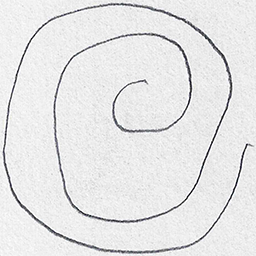
#> input picture Dataset/drawings/spiral/testing/healthy/V01HE01.png, 256 x 256 px, found by its file name
$ python PD_realtime.py
#> lines starting #> are read from the running program, lines starting #| are printed output that depends on the picture; after the words box and inside, x2 and y2 are one past the last pixel; in counts of white or black regions, pixels touching at a corner belong together; pictures that were not available may be replaced by others from this repository, and a replacement may not be noted
import os
import cv2
import numpy as np
from sklearn.ensemble import RandomForestClassifier
from sklearn.linear_model import LogisticRegression
from sklearn.model_selection import cross_val_score
from sklearn.preprocessing import LabelEncoder
from skimage import feature
from skimage.feature import local_binary_pattern
from sklearn.metrics import classification_report, confusion_matrix
from sklearn.model_selection import GridSearchCV
from sklearn.ensemble import StackingClassifier, VotingClassifier
from sklearn.utils import shuffle
from sklearn.model_selection import StratifiedKFold

def detect_paper(image):
    """
    Detects a rectangular paper-like object in the image.

    Args:
        image (numpy.ndarray): Input image.

    Returns:
        list: Coordinates of the four corners of the detected paper, or None if not found.
    """
    # Convert to grayscale
    gray = cv2.cvtColor(image, cv2.COLOR_BGR2GRAY)

    # Apply GaussianBlur
    blurred = cv2.GaussianBlur(gray, (5, 5), 0)

    # Edge detection using Canny
    edges = cv2.Canny(blurred, 50, 150)

    # Find contours
    contours, _ = cv2.findContours(edges, cv2.RETR_EXTERNAL, cv2.CHAIN_APPROX_SIMPLE)

    # Iterate through contours to find a quadrilateral
    for contour in contours:
        # Filter small contours
        if cv2.contourArea(contour) < 1000:
            continue

        perimeter = cv2.arcLength(contour, True)
        approx = cv2.approxPolyDP(contour, 0.02 * perimeter, True)

        # Check if the contour has four vertices and is convex
        if len(approx) == 4 and cv2.isContourConvex(approx):
            return approx.reshape(4, 2)

    return None


def apply_perspective_transform(image, corners):
    """
    Applies a perspective transform to extract the paper region from the image
    based on the detected paper's corners.

    Args:
        image (numpy.ndarray): Input image.
        corners (list): Coordinates of the four corners of the paper.

    Returns:
        numpy.ndarray: Warped image with the paper region, or None if failed.
    """
    # Order the corners to consistently define the paper
    corners = sorted(corners, key=lambda x: (x[1], x[0]))
    top_left, top_right = sorted(corners[:2], key=lambda x: x[0])
    bottom_left, bottom_right = sorted(corners[2:], key=lambda x: x[0])
    ordered_corners = np.array([top_left, top_right, bottom_right, bottom_left], dtype='float32')

    # Compute width and height of the paper
    width_top = np.linalg.norm(top_right - top_left)
    width_bottom = np.linalg.norm(bottom_right - bottom_left)
    height_left = np.linalg.norm(top_left - bottom_left)
    height_right = np.linalg.norm(top_right - bottom_right)

    max_width = int(max(width_top, width_bottom))
    max_height = int(max(height_left, height_right))

    # Destination points for the perspective transform
    dst = np.array([
        [0, 0],
        [max_width - 1, 0],
        [max_width - 1, max_height - 1],
        [0, max_height - 1]
    ], dtype='float32')

    # Compute the perspective transform matrix
    matrix = cv2.getPerspectiveTransform(ordered_corners, dst)

    # Apply the perspective warp
    try:
        warped = cv2.warpPerspective(image, matrix, (max_width, max_height))
        return warped
    except cv2.error as e:
        print(f"[ERROR] Perspective transform failed: {e}")
        return None


# [45 lines left out: function find_similar_features, not called in this run]


def apply_gamma_correction(image, gamma=1.0):
    """
    Apply gamma correction to an image.
    """
    gamma_table = np.array([((i / 255.0) ** gamma) * 255 for i in np.arange(0, 256)]).astype("uint8")
    return cv2.LUT(image, gamma_table)

def apply_gaussian_blur(image, blur_ksize=(5, 5)):
    """
    Apply Gaussian blur to an image.
    """
    return cv2.GaussianBlur(image, blur_ksize, 0)

def preprocess_image(image, resize_dim=(200, 200)):
    """
    Preprocesses an image: converts to grayscale, resizes, and thresholds.
    """
    if len(image.shape) > 2:  # Check if the image is not already grayscale
        image = cv2.cvtColor(image, cv2.COLOR_BGR2GRAY)
    image = cv2.resize(image, resize_dim)
    image = cv2.threshold(image, 0, 255, cv2.THRESH_BINARY_INV | cv2.THRESH_OTSU)[1]
    return image


def extract_features(image, P=8, R=1):
    # Compute HOG features
    # Initialize the HOG Descriptor
    hog = cv2.HOGDescriptor(_winSize=(image.shape[1] // 10 * 10, image.shape[0] // 10 * 10),
                            _blockSize=(20, 20),  # cells_per_block (2x2) * pixels_per_cell (10x10)
                            _blockStride=(10, 10),  # same as pixels_per_cell
                            _cellSize=(10, 10),
                            _nbins=9)

    # Compute HOG features
    hog_features = hog.compute(image)
    hog_features = hog_features.flatten()  # Flatten the result into a 1D array


    # Find contours to calculate additional features
    contours, _ = cv2.findContours(image.copy(), cv2.RETR_EXTERNAL, cv2.CHAIN_APPROX_SIMPLE)
    num_strokes = len(contours)
    total_stroke_length = sum(cv2.arcLength(contour, closed=True) for contour in contours)

    # Compute Local Binary Pattern (LBP) features
    lbp_features = feature.local_binary_pattern(image, P, R, method="uniform")
    hist, _ = np.histogram(lbp_features.ravel(), bins=np.arange(0, P + 3), range=(0, P + 2))
    hist = hist.astype("float")
    hist /= (hist.sum() + 1e-7)  # Normalize histogram

    # Flatten and combine all features into a single vector
    contour_features = [num_strokes, total_stroke_length]  # Contour features as a list
    feature_vector = np.hstack([hog_features, contour_features, hist])  # Concatenate into a single array

    return feature_vector

#Data Augmentation, since the dataset is quite small..
def augment_image(image):
    rows, cols = image.shape[:2]
    M = cv2.getRotationMatrix2D((cols / 2, rows / 2), 15, 1)
    rotated = cv2.warpAffine(image, M, (cols, rows))
    return rotated


def train_model(trainingPaths):
    data, labels = [], []
    for path in trainingPaths:
        imagePaths = [os.path.join(path, subdir, img)
                      for subdir in ["healthy", "parkinson"]
                      for img in os.listdir(os.path.join(path, subdir))]

        for imgPath in imagePaths:
            label = os.path.basename(os.path.dirname(imgPath))
            image = cv2.imread(imgPath)
            if image is None:
                print(f"[WARNING] Could not read image {imgPath}. Skipping.")
                continue
            preprocessed = preprocess_image(image)
            augmented = augment_image(preprocessed)

            features = extract_features(preprocessed)
            augmented_features = extract_features(augmented)

            data.append(features)
            labels.append(label)
            data.append(augmented_features)
            labels.append(label)

    data, labels = shuffle(data, labels, random_state=42)
    le = LabelEncoder()
    labels = le.fit_transform(labels)

    # Define and train Random Forest model
    print("[INFO] Training Random Forest model...")
    model = RandomForestClassifier(n_estimators=51, max_depth=6, min_samples_split=6, min_samples_leaf=2, random_state=42, max_features="log2")
    model.fit(data, labels)

    # Evaluate Training Accuracy
    predictions = model.predict(data)
    training_accuracy = np.mean(predictions == labels) * 100
    print(f"Training Accuracy: {training_accuracy:.2f}%")

    return model, le, training_accuracy


# [23 lines left out: functions detect_spiral_or_wave, classify_and_detect, not called in this run]


def classify_image(ensemble, label_encoder, image):
    preprocessed = preprocess_image(image)
    features = extract_features(preprocessed)
    prediction = ensemble.predict([features])[0]
    label = label_encoder.inverse_transform([prediction])[0]
    return label


def compare_with_reference(image, reference_path, title, training_accuracy, testing_accuracy):
    if not os.path.exists(reference_path):
        print(f"[ERROR] Reference image not found: {reference_path}")
        return

    reference_image = cv2.imread(reference_path, cv2.IMREAD_GRAYSCALE)
    if reference_image is None:
        print(f"[ERROR] Unable to load reference image: {reference_path}")
        return

    # Preprocess the reference image
    reference_image = preprocess_image(reference_image)

    # Perform edge detection on the captured frame
    edge_image = cv2.Canny(image, 100, 200)

    # Resize images to ensure the same dimensions
    h, w = edge_image.shape
    reference_image = cv2.resize(reference_image, (w, h))

    # Concatenate images horizontally
    combined = cv2.hconcat([reference_image, edge_image])

    # Find and draw connecting lines for similar features
    keypoints_ref, keypoints_edge = find_similar_features(reference_image, edge_image)
    combined = draw_feature_lines(combined, keypoints_ref, keypoints_edge, offset=w)

    # Overlay training and testing accuracy
    cv2.putText(combined, f"Training Acc: {training_accuracy:.2f}", (10, 30),
                cv2.FONT_HERSHEY_SIMPLEX, 0.8, (255, 255, 255), 2)
    cv2.putText(combined, f"Testing Acc: {testing_accuracy:.2f}", (10, 60),
                cv2.FONT_HERSHEY_SIMPLEX, 0.8, (255, 255, 255), 2)

    # Display the result
    cv2.imshow(title, combined)
    cv2.waitKey(0)


# [48 lines left out: functions find_similar_features, draw_feature_lines, not called in this run]


def load_testing_data(test_path):
    data, labels = [], []
    for subdir in ["healthy", "parkinson"]:
        subdir_path = os.path.join(test_path, subdir)
        if not os.path.exists(subdir_path):
            print(f"[WARNING] Subdirectory {subdir_path} does not exist. Skipping...")
            continue
        for imgPath in os.listdir(subdir_path):
            full_path = os.path.join(subdir_path, imgPath)
            image = cv2.imread(full_path)
            if image is None:
                print(f"[WARNING] Could not read image {full_path}. Skipping...")
                continue
            preprocessed = preprocess_image(image)
            features = extract_features(preprocessed)
            data.append(features)
            labels.append(subdir)

    le = LabelEncoder()
    labels = le.fit_transform(labels)
    return np.array(data), labels


def process_frame_for_detection(frame, gamma=1.0, blur_ksize=(5, 5)):
    """
    Apply gamma correction and Gaussian blur to a video frame.
    """
    # Apply Gamma Correction
    frame = apply_gamma_correction(frame, gamma)

    # Apply Gaussian Blur
    frame = apply_gaussian_blur(frame, blur_ksize)

    return frame


def main():
    dataset_path = input("[INPUT] Enter dataset path for training: ").strip()
#> the answer given: image.png
    healthy_reference = r"C:\Users\priya\OneDrive\Desktop\Notes\Media Programming\Final Project_PD Detection\dataset\drawings\spiral\testing\healthy\V02HE01.png"
    unhealthy_reference = r"C:\Users\priya\OneDrive\Desktop\Notes\Media Programming\Final Project_PD Detection\dataset\drawings\spiral\testing\parkinson\V07PE01.png"

    # Paths for spiral and wave categories
    trainingPaths = [os.path.join(dataset_path, "drawings", cat, "training") for cat in ["spiral", "wave"]]
    testingPaths = [os.path.join(dataset_path, "drawings", cat, "testing") for cat in ["spiral", "wave"]]

    # Train the model
    ensemble, label_encoder, training_accuracy = train_model(trainingPaths)
#> in train_model, image is the input picture: shape (256, 256, 3); mean B, G, R 230.1, 229.7, 229.7
#> in preprocess_image, `image = cv2.threshold(image, 0, 255, cv2.THRESH_BINARY_INV | cv2.THRES..`: image: shape (200, 200); 5% white in thin lines or dots
#> in augment_image, `rotated = cv2.warpAffine(image, M, (cols, rows))`:
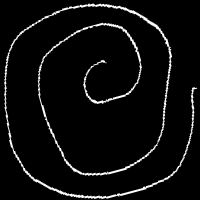
#> rotated: shape (200, 200); min 0, max 255, mean 12.7
#> in extract_features, `hog_features = hog.compute(image)`: hog_features = 12996 values, max 0.995 at index 6025, min 0 at index 0, mean 0.0559
#> in extract_features, `contours, _ = cv2.findContours(image.copy(), cv2.RETR_EXTERNAL, cv2.CH..`: contours = 1 contour; box (x1, y1, x2, y2) and area: (2, 2, 197, 198) 942
#> in extract_features, `num_strokes = len(contours)`: num_strokes = 1
#> in extract_features, `total_stroke_length = sum(cv2.arcLength(contour, closed=True) for cont..`: total_stroke_length = 2430.9
#> in extract_features, `hist, _ = np.histogram(lbp_features.ravel(), bins=np.arange(0, P + 3),..`: hist = [2, 26, 0, 508, 0, 561, 0, 61, 38001, 841]
#> in extract_features, `hist /= (hist.sum() + 1e-7)`: hist = [5e-05, 0.00065, 0, 0.0127, 0, 0.014, 0, 0.00152, 0.95, 0.021]
#> in extract_features, `contour_features = [num_strokes, total_stroke_length]`: contour_features = [1, 2430.9]
#> in extract_features, `feature_vector = np.hstack([hog_features, contour_features, hist])`: feature_vector = 13008 values, max 2430.9 at index 12997, min 0 at index 0, mean 0.243
#> in train_model, `features = extract_features(preprocessed)`: features has the same summary as feature_vector in extract_features
#> in extract_features (call 2), `contours, _ = cv2.findContours(image.copy(), cv2.RETR_EXTERNAL, cv2.CH..`: contours = 1 contour; box (x1, y1, x2, y2) and area: (3, 3, 198, 200) 2293
#> in train_model, `augmented_features = extract_features(augmented)`: augmented_features = 13008 values, max 2593.5 at index 12997, min 0 at index 0, mean 0.265

    # Load testing data
    testX, testY = [], []
    for path in testingPaths:
        data, labels = load_testing_data(path)
#> in extract_features (call 17), `contours, _ = cv2.findContours(image.copy(), cv2.RETR_EXTERNAL, cv2.CH..`: contours = 1 contour; box (x1, y1, x2, y2) and area: (2, 2, 197, 198) 942
#> in load_testing_data, `features = extract_features(preprocessed)`: features has the same summary as feature_vector in extract_features
        testX.extend(data)
        testY.extend(labels)

    testX = np.array(testX)
    testY = np.array(testY)

    # Compute testing accuracy
    predictions = ensemble.predict(testX)
    testing_accuracy = np.mean(predictions == testY) * 100
    print(f"Testing Accuracy: {testing_accuracy:.2f}%")

    print("[INFO] Starting real-time detection...")
    cap = cv2.VideoCapture(0)

    while True:
        ret, frame = cap.read()
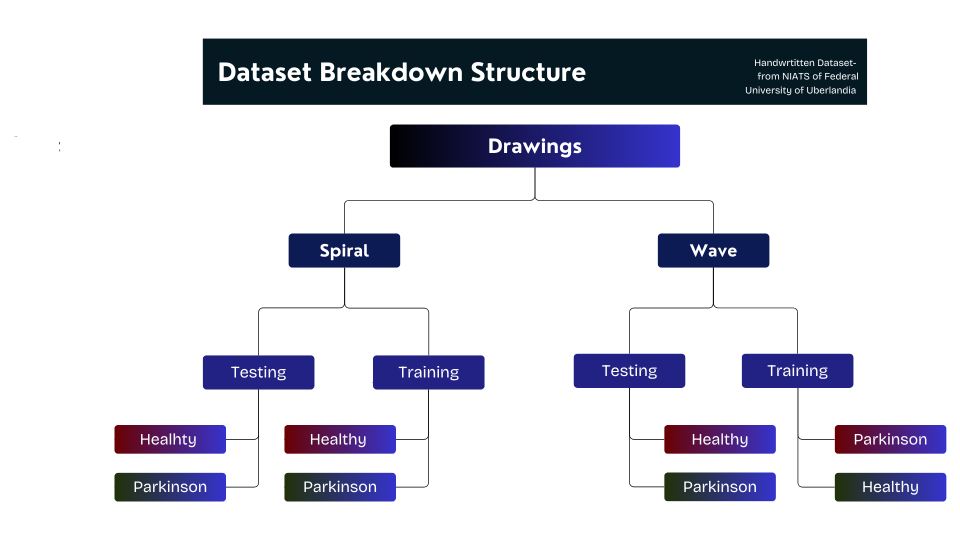
#> input picture image.png, 1920 x 1080 px, given in place of the camera (shown at 1/2 size)
#> frame is the input picture: shape (1080, 1920, 3); mean B, G, R 221.1, 211.9, 211.3
        if not ret:
            print("[ERROR] Unable to capture frame. Exiting...")
            break

        # Process frame with Gamma Correction and Gaussian Blur
        processed_frame = process_frame_for_detection(frame, gamma=1.2, blur_ksize=(5, 5))

        # Detect paper corners
        paper_corners = detect_paper(processed_frame)
#> in detect_paper, `edges = cv2.Canny(blurred, 50, 150)`:
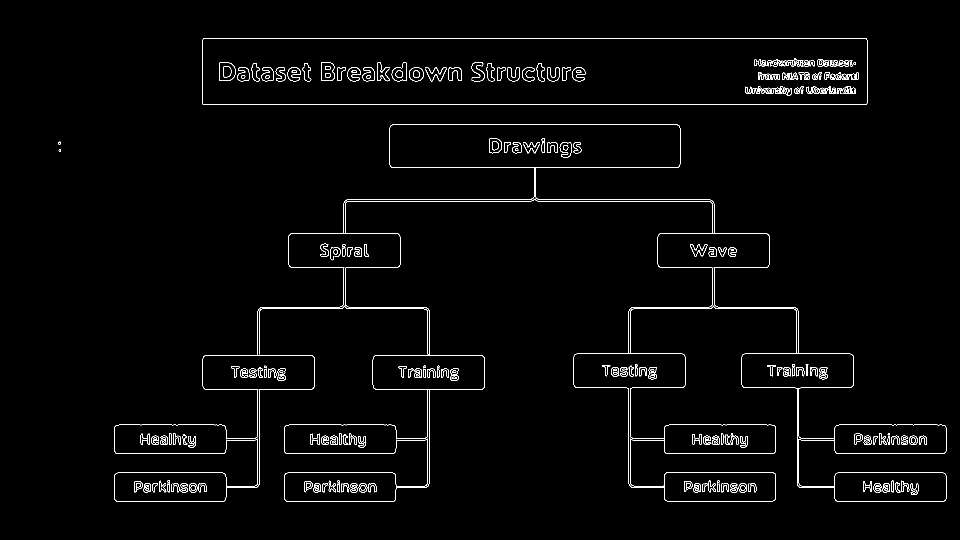
#> edges: shape (1080, 1920) (shown at 1/2 size); 1.7% white in thin lines or dots, all inside (x1, y1, x2, y2) = (117, 77, 1893, 1004)
#> in detect_paper, `contours, _ = cv2.findContours(edges, cv2.RETR_EXTERNAL, cv2.CHAIN_APP..`: contours = 12 contours, 4 with area under 20; largest, box (x1, y1, x2, y2) and area: (228, 248, 1893, 1004) 238278, (405, 77, 1735, 210) 175421, (641, 487, 658, 514) 256, (708, 494, 724, 514) 214, (728, 488, 738, 514) 136, (685, 488, 691, 513) 112, (695, 494, 706, 513) 108, (667, 499, 676, 509) 64
#> the loop in detect_paper, `for contour in contours:` made 12 passes
#> contour on pass 1: [[688, 610]]
#> perimeter on pass 11: 17769
#> paper_corners = [[405, 79], [406, 209], [1734, 206], [1733, 77]]

        if paper_corners is not None:
            # Draw the detected paper region on the frame
            cv2.polylines(frame, [np.int32(paper_corners)], isClosed=True, color=(0, 255, 0), thickness=2)
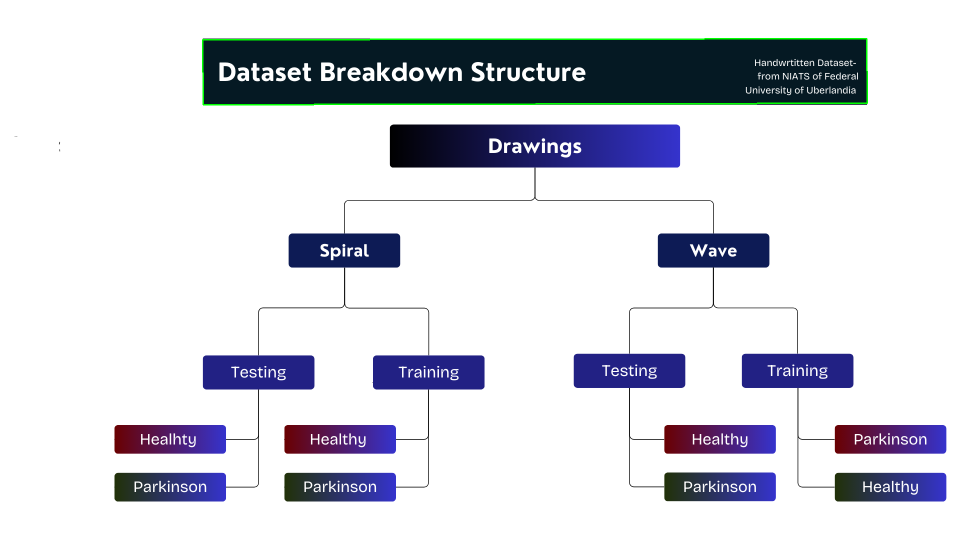
#> frame: shape (1080, 1920, 3) (shown at 1/2 size); 0.42% of pixels changed, all inside (x1, y1, x2, y2) = (404, 76, 1736, 211)
            warped_frame = apply_perspective_transform(frame, paper_corners)
#> in apply_perspective_transform, `corners = sorted(corners, key=lambda x: (x[1], x[0]))`: corners = [[1733, 77], [405, 79], [1734, 206], [406, 209]]
#> in apply_perspective_transform, `top_left, top_right = sorted(corners[:2], key=lambda x: x[0])`: top_left = [405, 79]; top_right = [1733, 77]
#> in apply_perspective_transform, `bottom_left, bottom_right = sorted(corners[2:], key=lambda x: x[0])`: bottom_left = [406, 209]; bottom_right = [1734, 206]
#> in apply_perspective_transform, `ordered_corners = np.array([top_left, top_right, bottom_right, bottom_..`: ordered_corners = [[405, 79], [1733, 77], [1734, 206], [406, 209]]
#> in apply_perspective_transform, `width_top = np.linalg.norm(top_right - top_left)`: width_top = 1328
#> in apply_perspective_transform, `height_left = np.linalg.norm(top_left - bottom_left)`: height_left = 130
#> in apply_perspective_transform, `height_right = np.linalg.norm(top_right - bottom_right)`: height_right = 129
#> in apply_perspective_transform, `max_width = int(max(width_top, width_bottom))`: max_width = 1328
#> in apply_perspective_transform, `max_height = int(max(height_left, height_right))`: max_height = 130
#> in apply_perspective_transform, `dst = np.array([ [0, 0], [max_width - 1, 0], [max_width - 1, max_heigh..`: dst = [[0, 0], [1327, 0], [1327, 129], [0, 129]]
#> in apply_perspective_transform, `matrix = cv2.getPerspectiveTransform(ordered_corners, dst)`: matrix = [[0.989, -0.00761, -400], [0.00149, 0.99, -78.81], [-5.78e-06, 8.92e-08, 1]]
            if warped_frame is not None:
                # Show the warped paper region
                cv2.imshow("Warped Paper", warped_frame)

                # Classify the detected paper region
                detected_label = classify_image(ensemble, label_encoder, warped_frame)
#> in preprocess_image (call 15), `image = cv2.threshold(image, 0, 255, cv2.THRESH_BINARY_INV | cv2.THRES..`:
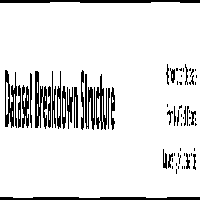
#> image: shape (200, 200); 88.9% white; 68 black regions (36 under 20 px)
#> in extract_features (call 23), `hog_features = hog.compute(image)`: hog_features = 12996 values, max 0.995 at index 5665, min 0 at index 0, mean 0.0414
#> in extract_features (call 23), `contours, _ = cv2.findContours(image.copy(), cv2.RETR_EXTERNAL, cv2.CH..`: contours = 1 contour; box (x1, y1, x2, y2) and area: (0, 2, 200, 198) 38528
#> in extract_features (call 23), `total_stroke_length = sum(cv2.arcLength(contour, closed=True) for cont..`: total_stroke_length = 788.1
#> in extract_features (call 23), `lbp_features = feature.local_binary_pattern(image, P, R, method="unifo..`:
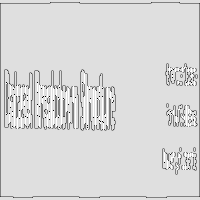
#> lbp_features: shape (200, 200) float64; min 1, max 9, mean 7.78; drawn with min black and max white
#> in extract_features (call 23), `hist, _ = np.histogram(lbp_features.ravel(), bins=np.arange(0, P + 3),..`: hist = [0, 75, 0, 207, 0, 2583, 0, 345, 35788, 1002]
#> in extract_features (call 23), `hist /= (hist.sum() + 1e-7)`: hist = [0, 0.00187, 0, 0.00517, 0, 0.0646, 0, 0.00862, 0.895, 0.025]
#> in extract_features (call 23), `contour_features = [num_strokes, total_stroke_length]`: contour_features = [1, 788.1]
#> in extract_features (call 23), `feature_vector = np.hstack([hog_features, contour_features, hist])`: feature_vector = 13008 values, max 788.1 at index 12997, min 0 at index 0, mean 0.102
#> in classify_image, `features = extract_features(preprocessed)`: features has the same summary as feature_vector in extract_features
#> in classify_image, `prediction = ensemble.predict([features])[0]`: prediction = 0
#> in classify_image, `label = label_encoder.inverse_transform([prediction])[0]`: label = 'healthy'
                print(f"[INFO] Detected: {detected_label}")

                # Compare with reference
                reference_path = healthy_reference if detected_label == "healthy" else unhealthy_reference
                title = "Healthy Reference" if detected_label == "healthy" else "Unhealthy Reference"
                compare_with_reference(warped_frame, reference_path, title, training_accuracy, testing_accuracy)

        else:
            cv2.putText(frame, "No paper detected", (10, 60),
                        cv2.FONT_HERSHEY_SIMPLEX, 0.8, (0, 0, 255), 2)

        # Display real-time feed
        cv2.putText(frame, "Press 's' to classify, 'q' to quit", (10, 30),
                    cv2.FONT_HERSHEY_SIMPLEX, 0.6, (0, 255, 0), 2)
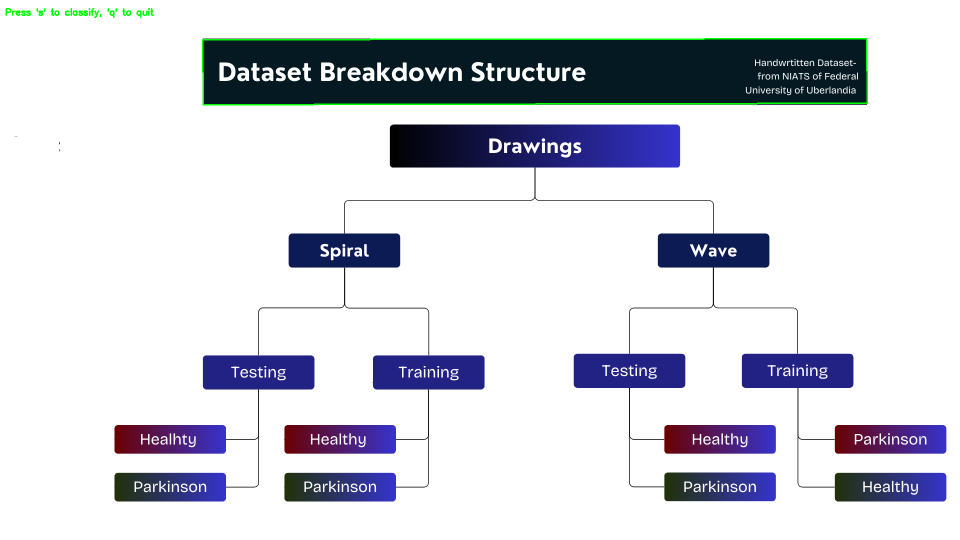
#> frame: shape (1080, 1920, 3) (shown at 1/2 size); 0.08% of pixels changed, all inside (x1, y1, x2, y2) = (11, 16, 308, 36)
        cv2.imshow("Real-Time Detection", frame)

        key = cv2.waitKey(1) & 0xFF
#> (key q is pressed here)
        if key == ord("q"):
            print("[INFO] Exiting...")
            break

    cap.release()
    cv2.destroyAllWindows()

if __name__ == "__main__":
    main()
